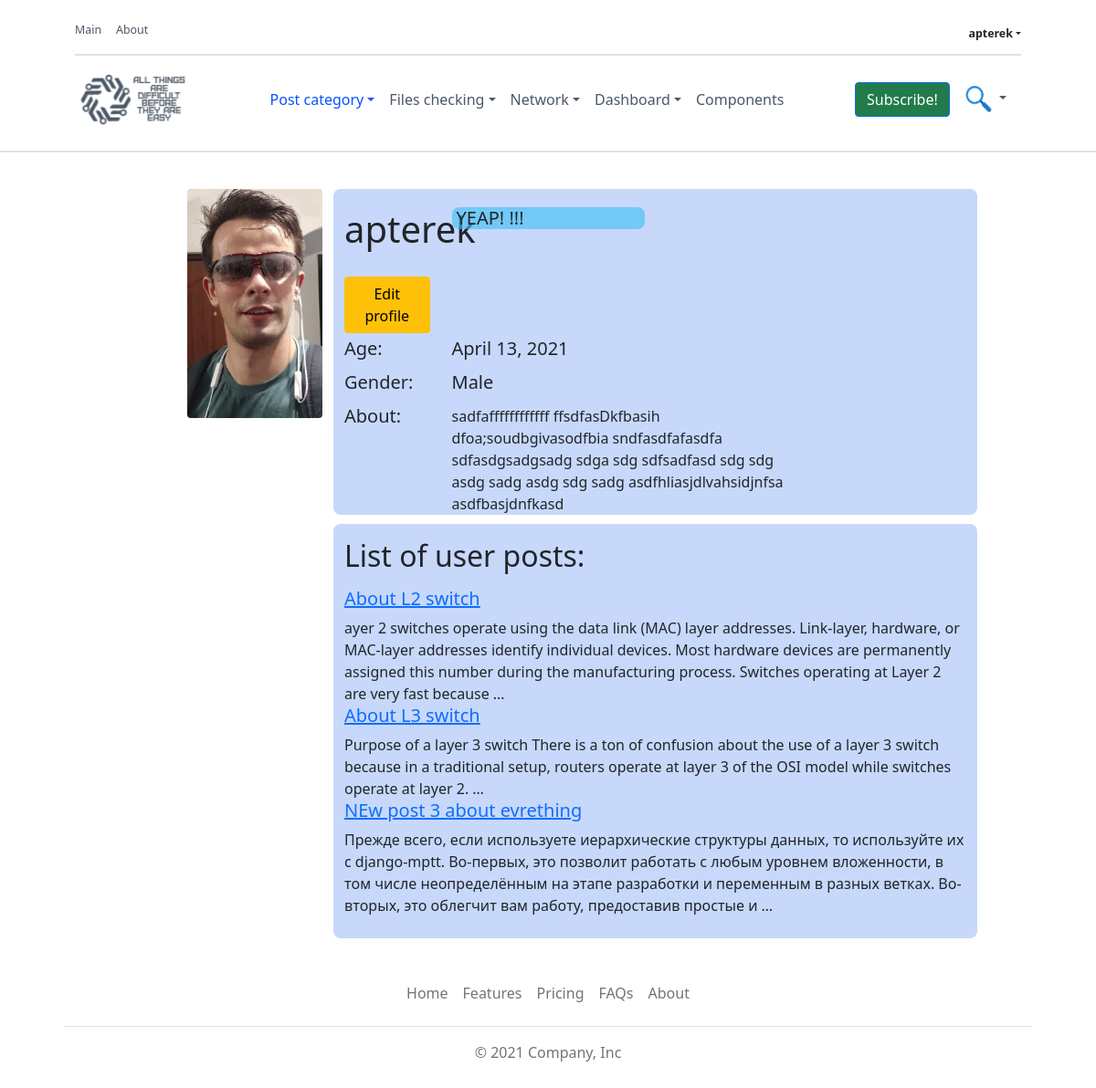
/profile/profile/ (signed in), run on an earlier commit of the app's database.
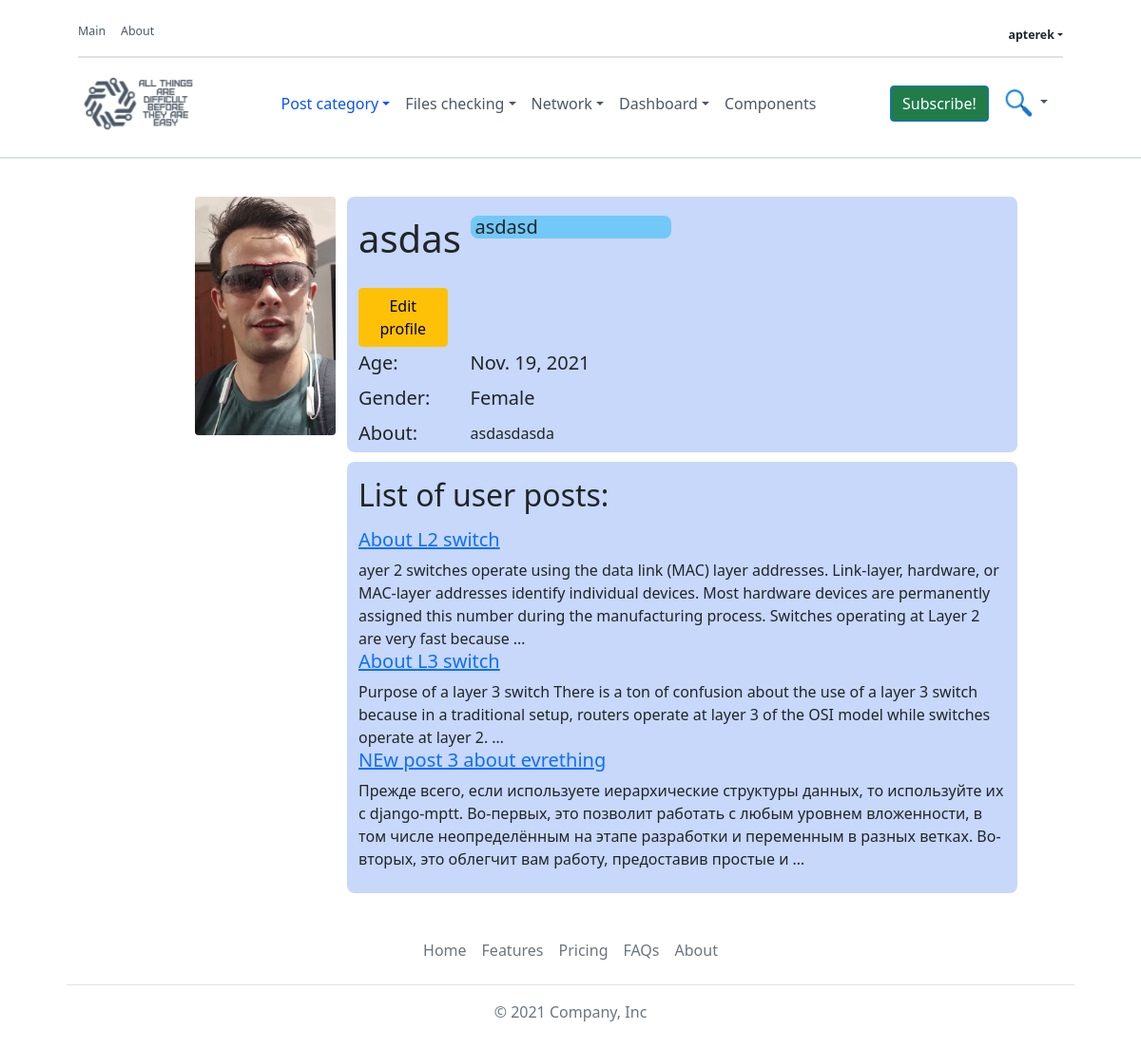
And on a later commit of the database.
### profiles/models.py (models this page shows, shortened)
class ProfileInformation(models.Model):
    user = models.ForeignKey(
        settings.AUTH_USER_MODEL, related_name="user_info", on_delete=models.CASCADE, blank=True, null=True
    )
    name = models.CharField(max_length=50)
    bday = models.DateField(blank=True, null=True)
    gender = models.CharField(max_length=20, choices=GENDER_SETTING, blank=True, null=True)
    about = models.TextField(max_length=2000, blank=True, null=True)
    profile_photo = models.ImageField(upload_to='profile_photo/%Y/%m/%d/', blank=True, null=True)
    status = models.CharField(max_length=40, null=True, blank=True, default="My status")
    class Meta:
        verbose_name = "Profile info"
        verbose_name_plural = "Profiles info"

### profiles/views.py (the view)
# urls.py: path("profile/", ProfileView.as_view(), name="profile_url"),
class ProfileView(TemplateView):
    template_name = "profile/user_profile_page.html"
    def get_context_data(self, **kwargs):
        if self.request.user.is_authenticated:
            profile = user_information(self.request.user.id)
            posts = Post.objects.all().filter(author_id=self.request.user.id)
            return {"profile": profile, "posts": posts}

### profiles/services.py (called while the page is built)
def user_information(user_id: int) -> QuerySet:
    return ProfileInformation.objects.all().filter(user_id=user_id).first()

### templates/profile/user_profile_page.html
{% extends "base.html" %}
{% load crispy_forms_filters %}
{% block content %}
  {% include "header.html" %}
   <div class="border-bottom border-2 opacity-1"></div>
    <div class="container" style="padding-left: 100px;padding-right: 100px">
    <div class="container custom-container" style="margin-top: 40px;">
        <div class="row">
            <div class="col-lg-3" >
                <div class="custom_img" >
                <img class="rounded float-end" style="border-radius: 0.5rem;" src="{{ profile.profile_photo.url }}" width="70%">
                </div>
            </div>
            <div class="col-lg-9" style="background: rgba(17, 89, 234, 0.23); border-radius: 0.5rem">
                <div class="row">
                    <div class="col-sm-2"> <h1 style="margin-top: 20px">{{ profile.name }}</h1></div>
                    <div class="col-sm-4" style="margin-right: 280px;"><h5 style="margin-top: 20px;background: rgba(64,191,245,0.62);
                     border-radius: 0.5rem"><div style="margin-left: 5px">{{ profile.status }}</div></h5></div>
                    <div class="col-sm-2"><a href="{% url 'update_profile' %}"><button type="button" class="btn btn-warning"
                    style="margin-top: 20px">Edit profile</button></a></div>
                </div>
                <div class="row">
                    <div class="col-sm-2"> <h5 style="margin-top: 5px">Age:</h5></div>
                    <div class="col-sm-4"><h5 style="margin-top: 5px"> {{ profile.bday }}</h5></div>
                </div>
                <div class="row">
                    <div class="col-sm-2"> <h5 style="margin-top: 5px">Gender:</h5></div>
                    <div class="col-sm-4"><h5 style="margin-top: 5px"> {{ profile.gender }}</h5></div>
                </div>
                <div class="row">
                    <div class="col-sm-2"> <h5 style="margin-top: 5px">About:</h5></div>
                    <div class="col-sm-7 " style="margin-top: 5px;"> {{ profile.about }}</div>
                </div>
            </div>
        </div>
        <div class="row">
            <div class="col-lg-3"></div>
            <div class="col-lg-9" style="background: rgba(17, 89, 234, 0.23); border-radius: 0.5rem; margin-top: 10px">
                <p><h2>List of user posts:</h2></p>
                {% for post in posts %}
                    <div>
                    <h5><a href="{% url 'post_detail' post.title  %}"> {{ post.title }} </a></h5>
                    {{ post.content|truncatewords:40 }}
                    </div>
                {% endfor %}
            <br>
            </div>
        </div>
    </div>
      </div>
{% endblock %}

What changed in the data, as far as the page shows it:
changed ProfileInformation: name "apterek" → "asdas"; status "YEAP! !!!" → "asdasd"; bday "April 13, 2021" → "Nov. 19, 2021"; gender "Male" → "Female"; about "sadfaffffffffffff ffsdfasDkfbasih dfoa;soudbgivasodfbia sndfasdfafasdfa sdfasdgsadgsadg sdga sdg sdfsadfasd sdg sdg asdg sadg asdg sdg sadg asdfhliasjdlvahsidjnfsa asdfbasjdnfkasd" → "asdasdasda"
